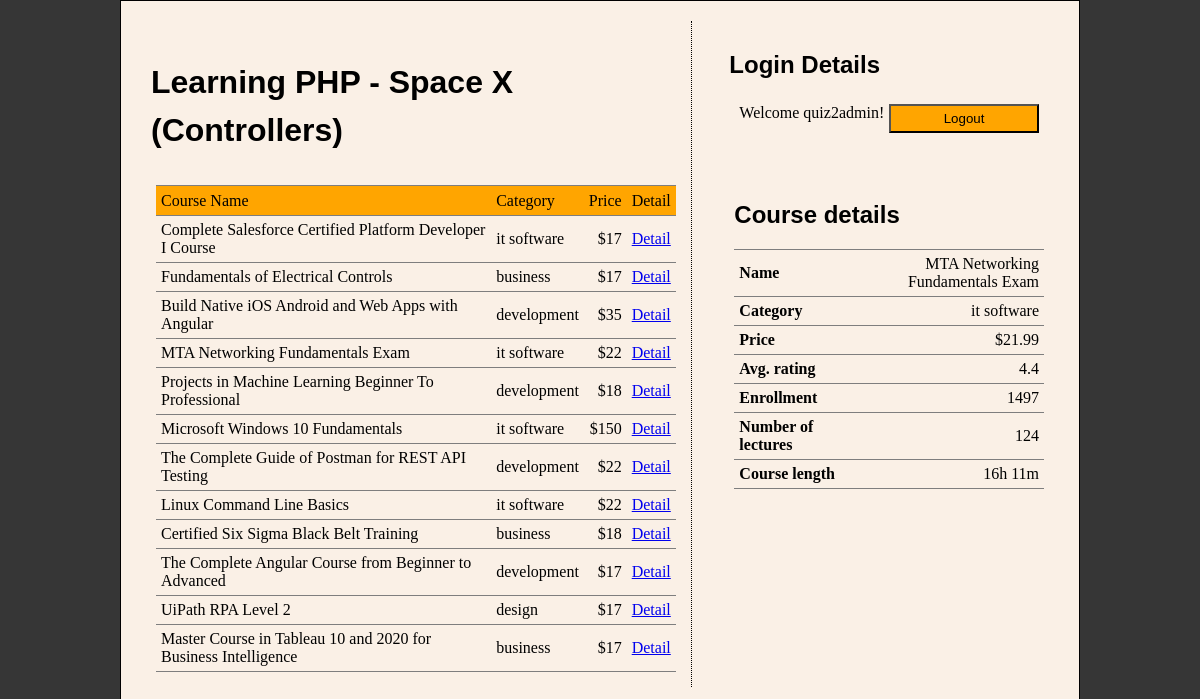
The app's page /index.php?action=get&id=4 (signed in) with its own data.
### tables this page shows
CREATE TABLE course
( 
  id INT NOT NULL AUTO_INCREMENT PRIMARY KEY,
  course_name CHAR(100) not null,
  category CHAR(15) not null,
  avg_rating FLOAT(6,2),
  enrollment INT,
  price FLOAT(6,2),
  num_lectures INT,
  course_length CHAR(10)
);

### inc/Utility/PDOService.class.php (called while the page is built, shortened)
<?php
class PDOService  {
    private $host = DB_HOST;
    private $user = DB_USER;
    private $password = DB_PASS;
    private $dbname = DB_NAME;
    private $dbport = DB_PORT;
    private $className = "";
    private $stmt;
    private $pdo;
    public function __construct(string $className)  {
            $this->className = $className;
            $this->dsn = "mysql:host={$this->host};dbname={$this->dbname};port={$this->dbport}";
            $options = array(
                PDO::ATTR_PERSISTENT => true,
                PDO::ATTR_ERRMODE => PDO::ERRMODE_EXCEPTION
            );
            try {
                $this->pdo = new PDO($this->dsn, $this->user, $this->password, $options);
            } catch (Exception $ex) {
                $this->error = $ex->getMessage();
                echo $this->error;
        }
    }
    public function query(string $query)    {
        $this->stmt  = $this->pdo->prepare($query);
    }
    public function bind($param, $value, $type = null){
        if (is_null($type)) {
            switch (true) {
                case is_int($value):
                $type = PDO::PARAM_INT;
                break;
                }
        }
        $this->stmt->bindValue($param, $value, $type);
    }
    public function execute($data = null)   {
        if (is_null($data)) {
            return $this->stmt->execute();
        } else {
            return $this->stmt->execute($data);
        }
    }
    public function singleResult()  {
        $this->stmt->setFetchMode(PDO::FETCH_CLASS, $this->className);
        return $this->stmt->fetch(PDO::FETCH_CLASS);
    }
    public function multipleResults()  {
        return $this->stmt->fetchAll(PDO::FETCH_CLASS, $this->className);
    }
}
?>

### inc/Utility/CourseDAO.class.php (called while the page is built, shortened)
<?php
class CourseDAO
{
    private static $db;
    static function init()
    {
        self::$db = new PDOService("Course");
    }
    static function getCourse(int $cid)
    {
        $selectSQL = "SELECT * FROM course WHERE id=:id";
        self::$db->query($selectSQL);
        self::$db->bind(':id', $cid);
        self::$db->execute();
        return self::$db->singleResult();
    }
    static function getCourses(string $sortby = null, string $sort = null)
    {
        $selectSQL = "SELECT * FROM course";
        self::$db->query($selectSQL);
        self::$db->execute();
        return self::$db->multipleResults();
    }
}

### inc/Entity/Course.class.php (called while the page is built)
<?php
class Course
{
    private $id;
    private $course_name;
    private $category;
    private $avg_rating;
    private $enrollment;
    private $price;
    private $num_lectures;
    private $course_length;
    function getId()
    {
        return $this->id;
    }
    function getCourseName()
    {
        return $this->course_name;
    }
    function getCategory()
    {
        return $this->category;
    }
    function getAvgRating()
    {
        return $this->avg_rating;
    }
    function getEnrollment()
    {
        return $this->enrollment;
    }
    function getPrice()
    {
        return $this->price;
    }
    function getNumLectures()
    {
        return $this->num_lectures;
    }
    function getCourseLength()
    {
        return $this->course_length;
    }
}
?>

### inc/Entity/Page.class.php (the view, shortened to what this page needs)
<?php
class Page
{
    public static $heading = "Learning PHP";
    public static $studentID = "Controllers";
    public static $studentName = "Space X";
    static function header()
    {
        ?>
        <!DOCTYPE html>
        <html>
        <head>
            <link rel="stylesheet" href="css/styles.css">
        </head>
        <body>
            <?php
    }
    static function footer()
    {
        ?>
        </body>
        </html>
        <?php
    }
    static function displayCourseDetail(Course $course)
    {
        $formattedPrice = "$" . number_format($course->getPrice(), 2);
        ?>
        <section class="detail">
            <div>
                <h2>Course details</h2>
                <table>
                    <tr>
                        <th>Name</th>
                        <td><?= $course->getCourseName() ?></td>
                    </tr>
                    <tr>
                        <th>Category</th>
                        <td><?= $course->getCategory() ?></td>
                    </tr>
                    <tr>
                        <th>Price</th>
                        <td><?= $formattedPrice ?></td>
                    </tr>
                    <tr>
                        <th>Avg. rating</th>
                        <td><?= $course->getAvgRating() ?></td>
                    </tr>
                    <tr>
                        <th>Enrollment</th>
                        <td><?= $course->getEnrollment() ?></td>
                    </tr>
                    <tr>
                        <th>Number of lectures</th>
                        <td><?= $course->getNumLectures() ?></td>
                    </tr>
                    <tr>
                        <th>Course length</th>
                        <td><?= $course->getCourseLength() ?></td>
                    </tr>
                </table>
            </div>
        </section>
        <?php
    }
    static function displayTable(array $courses)
    {
        $isLoggedIn = isset($_SESSION["username"]);
        ?>
        <section class="main">
            <h1><?= self::$heading . " - " . self::$studentName . " (" . self::$studentID . ")" ?></h1>
            <div>
                <table>
                    <thead>
                        <tr>
                            <td>Course Name</td>
                            <td>Category</td>
                            <td>Price</td>
                            <?php
                            if ($isLoggedIn) {
                                ?>
                                <td>Detail</td>
                                <?php
                            }
                            ?>
                        </tr>
                    </thead>
                    <tbody>
                        <?php
                        foreach ($courses as $course) {
                            $formattedPrice = "$" . number_format($course->getPrice(), 0);
                            ?>
                            <tr>
                                <td><?= $course->getCourseName() ?></td>
                                <td><?= $course->getCategory() ?></td>
                                <td><?= $formattedPrice ?></td>
                                <?php
                                if ($isLoggedIn) {
                                    ?>
                                    <td><a href="<?= $_SERVER['PHP_SELF'] ?>?action=get&id=<?= $course->getId() ?>">Detail</a></td>
                                    <?php
                                }
                                ?>
                            </tr>
                            <?php
                        }
                        ?>
                    </tbody>
                </table>
            </div>
        </section>
        <?php
    }
        ?>
        <?php
    static function displayLogoutForm()
    {
        ?>
        <section class="logout">
            <h2>Login Details</h2>
            <form method="post">
                <div>
                    <span>Welcome <?= $_SESSION["username"] ?>!</span>
                    <input type="submit" name="logout" value="Logout">
                </div>
            </form>
        </section>
        <?php
    }
}

### css/styles.css (style rules this page uses)
* { box-sizing: border-box; }
html { background-color: rgb(54, 54, 54); }
body { background-color: linen; border: 1px solid black; display: table; width: 80%; margin: auto; min-height: 500px; padding: 20px; }
section { padding: 10px; }
section.main { float: left; width: 60%; min-height: 400px; border-right: 1px dotted black; }
section.detail, section.login, section.logout { float: right; width: 37%; }
div { padding: 5px; }
h1 { line-height: 1.5em; font-size: 2em; font-family: Helvetica, Arial, sans-serif; }
h2 { font-family: Helvetica, Arial, sans-serif; }
table { border-collapse: collapse; padding: 5px; width: 100%; }
td, th { border-collapse: collapse; border-bottom: 1px solid rgb(126, 126, 126); padding: 5px; text-align: left; }
tr:first-child { border-top: 1px solid rgb(126, 126, 126); }
td:nth-last-child(1),td:nth-last-child(2) { text-align:right; }
thead { border-bottom: 1px solid rgb(126, 126, 126); border-top: 1px solid rgb(126, 126, 126); background-color: orange; font-size: bigger; line-height: 1.2em; }
input, select { margin-bottom: 2px; }
input[type="submit"] { padding: 5px; min-width: 50%; background-color: orange; }
form { flex: 1 2 100px; }
form > div { display: flex; flex-flow: row wrap; margin: 5px; }
form>div * { flex: 1 1 100px; }

### records on screen
course: course_name "Complete Salesforce Certified Platform Developer I Course", category "it software", price "$17"
course: course_name "Fundamentals of Electrical Controls", category "business", price "$17"
course: course_name "Build Native iOS Android and Web Apps with Angular", category "development", price "$35"
course: course_name "MTA Networking Fundamentals Exam", category "it software", price "$22", price "$21.99", avg_rating "4.4", enrollment "1497", num_lectures "124", course_length "16h 11m"
course: course_name "Projects in Machine Learning Beginner To Professional", category "development", price "$18"
course: course_name "Microsoft Windows 10 Fundamentals", category "it software", price "$150"
course: course_name "The Complete Guide of Postman for REST API Testing", category "development", price "$22"
course: course_name "Linux Command Line Basics", category "it software", price "$22"
course: course_name "Certified Six Sigma Black Belt Training", category "business", price "$18"
course: course_name "The Complete Angular Course from Beginner to Advanced", category "development", price "$17"
course: course_name "UiPath RPA Level 2", category "design", price "$17"
course: course_name "Master Course in Tableau 10 and 2020 for Business Intelligence", category "business", price "$17"

### other values on screen
$_SESSION["username"] "quiz2admin"
self::$heading "Learning PHP"
self::$studentName "Space X"
self::$studentID "Controllers"
